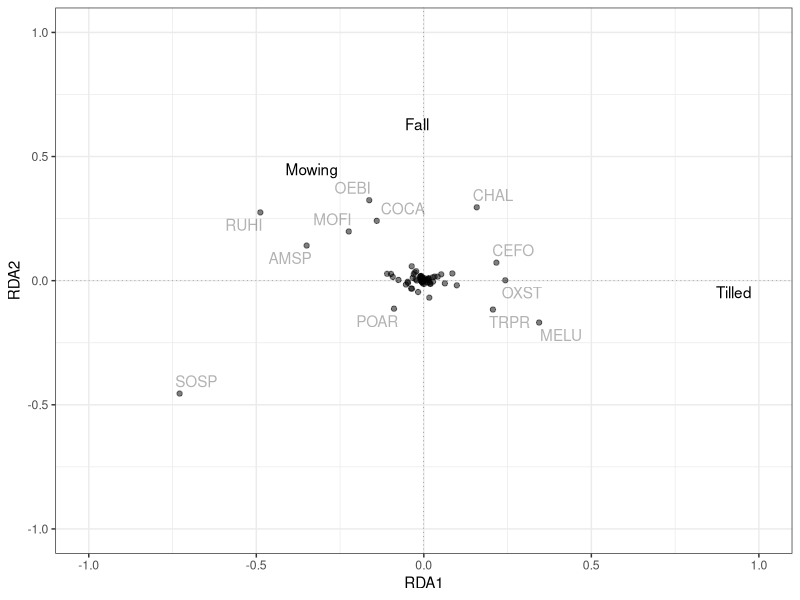
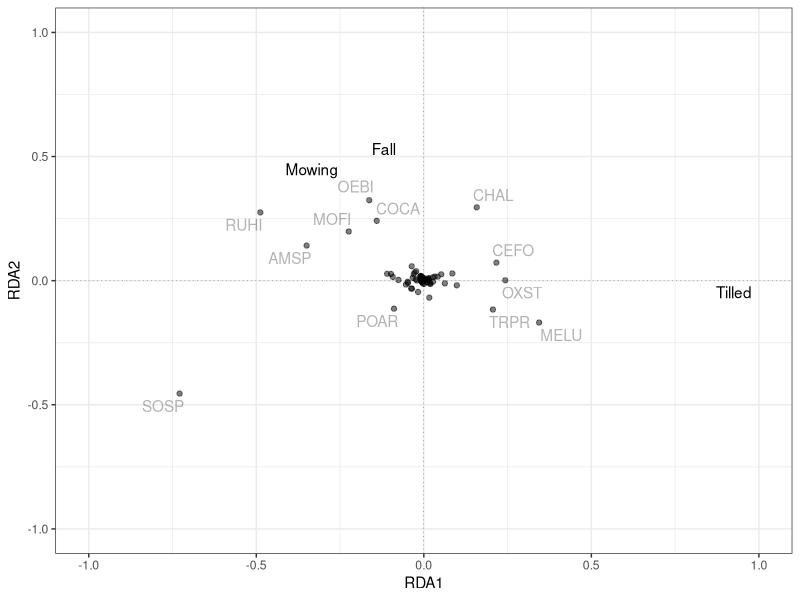

Write the R code that produced these figures, in order.
# libraries --------------------------------------------------------------------
library(here)       # for creating relative file-paths
library(dplyr)      # for manipulating data
library(ggplot2)    # for visualizing data
library(vegan)      # for doing community ecology analyses
library(ggrepel)    # for repelling text in ggplot2 figures

# import -----------------------------------------------------------------------

spr_sb <- read.csv(
  here("data", "analysis_data", "spring_seedbank.csv"),
  row.names = 1
)

fall_sb <- read.csv(
  here("data", "analysis_data", "fall_seedbank.csv"),
  row.names = 1
)

# check packaging --------------------------------------------------------------
glimpse(spr_sb)
glimpse(fall_sb)

# clean data -------------------------------------------------------------------

sb <- rbind(fall_sb, spr_sb)

comm_matrix <- sb %>%
  group_by(season, treatment, site_code) %>%
  tidyr::pivot_wider(names_from = spp_code, values_from = total_abund) %>%
  ungroup() %>%
  mutate(across(.cols = AMRE:LOPE, ~ tidyr::replace_na(.x, 0))) %>%
  mutate(
    season = factor(season, levels = c("Spring", "Fall")),
    treatment = factor(treatment, levels = c("RES", "MOW", "TIL")))

# redundancy analysis ----------------------------------------------------------

## prep ------------------------------------------------------------------------

Y <- comm_matrix %>%
  dplyr::select(-c("season", "site_name", "site_code", "treatment", "plot")) %>%
  vegan::decostand("hellinger")

## run RDA ---------------------------------------------------------------------
comm_comp_rda <- rda(Y ~ season + treatment + site_name, data = comm_matrix)

## grab eigenvalues ------------------------------------------------------------
rda_summ <- summary(comm_comp_rda)

## get r squared ---------------------------------------------------------------

# un-adjusted R^2 retrieved from rda object
R2 <- RsquareAdj(comm_comp_rda)$r.squared

# adjusted R^2 retrieved from rda object
R2adj <- RsquareAdj(comm_comp_rda)$adj.r.squared

## anova -----------------------------------------------------------------------

anova(comm_comp_rda, permutations = how(nperm = 999))
anova(comm_comp_rda, by = "axis", permutations = how(nperm = 999))

# plot -------------------------------------------------------------------------

# manually extract scores for the first two RDA axes
sp_scores <- as.data.frame(rda_summ$species[, c("RDA1", "RDA2")])
st_scores <- as.data.frame(rda_summ$sites[, c("RDA1", "RDA2")])
yz_scores <- as.data.frame(rda_summ$biplot[, c("RDA1", "RDA2")]) 

# show only management regimes (instead of site names) for readability
yz_scores$vars <- rownames(yz_scores) 
yz_tidy <- filter(
  yz_scores,
  vars %in% c("seasonFall", "treatmentMOW","treatmentTIL")
)

rownames(yz_tidy) <- c("Fall", "Mowing", "Tilled")

# plot the scores using ggplot2 syntax
(ggplot_rda <- 
  
  ggplot() + 

  # species scores
  geom_text_repel(
    aes(x = RDA1, y  = RDA2), 
    label = row.names(sp_scores), 
    max.overlaps = 50, 
    alpha = 0.3, 
    data = sp_scores) +
  geom_point(
    aes(x = RDA1, y  = RDA2), 
    alpha = 0.5, 
    data = sp_scores) +
  
  # environmental scores 
  geom_text_repel(
    aes(x = RDA1, y = RDA2), 
    label = rownames(yz_tidy), 
    data = yz_tidy
  ) + 
  geom_hline(yintercept = 0, linetype = 3, linewidth = 0.1) + 
  geom_vline(xintercept = 0, linetype = 3, linewidth  = 0.1) + 
  xlim(-1, 1) + 
  ylim(-1, 1) + 
  theme_bw()
)

# save to disk -----------------------------------------------------------------

ggsave(
  filename = here("output", "results", "rda_community_composition.svg"),
  plot = ggplot_rda, 
  device = "svg", 
  units = "in", 
  height = 5, 
  width = 5
)


